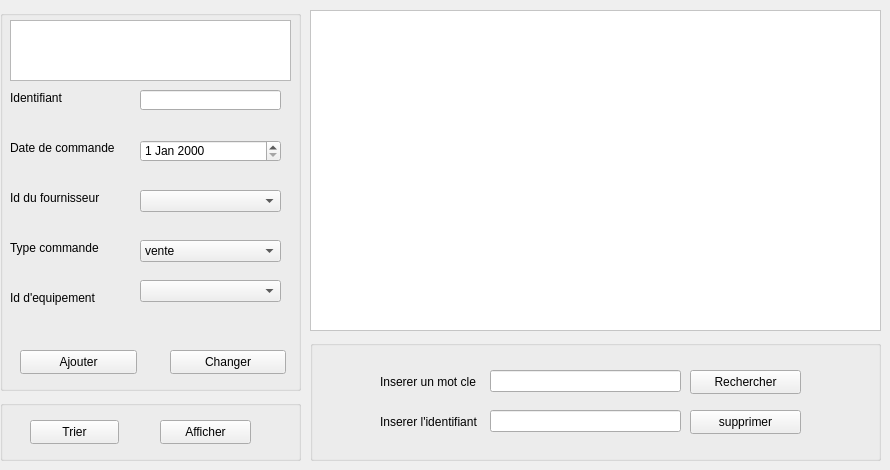
    <widget class="QWidget" name="tab_6">
     <attribute name="title">
      <string>Commande</string>
     </attribute>
     <widget class="QTableView" name="tab_commande">
      <property name="geometry">
       <rect>
        <x>310</x>
        <y>10</y>
        <width>571</width>
        <height>321</height>
       </rect>
      </property>
      <property name="styleSheet">
       <string notr="true">gridline-color: rgb(170, 255, 255);
border-color: rgb(255, 255, 255);
background-color: rgb(255, 255, 255);</string>
      </property>
     </widget>
     <widget class="QGroupBox" name="groupBox_14">
      <property name="geometry">
       <rect>
        <x>0</x>
        <y>400</y>
        <width>301</width>
        <height>61</height>
       </rect>
      </property>
      <property name="title">
       <string/>
      </property>
      <widget class="QPushButton" name="pb_trier_c">
       <property name="geometry">
        <rect>
         <x>30</x>
         <y>20</y>
         <width>89</width>
         <height>24</height>
        </rect>
       </property>
       <property name="text">
        <string>Trier</string>
       </property>
      </widget>
      <widget class="QPushButton" name="pb_afficher_c">
       <property name="geometry">
        <rect>
         <x>160</x>
         <y>20</y>
         <width>91</width>
         <height>24</height>
        </rect>
       </property>
       <property name="text">
        <string>Afficher</string>
       </property>
      </widget>
     </widget>
     <widget class="QGroupBox" name="groupBox_15">
      <property name="geometry">
       <rect>
        <x>0</x>
        <y>10</y>
        <width>301</width>
        <height>381</height>
       </rect>
      </property>
      <property name="title">
       <string/>
      </property>
      <widget class="QLabel" name="label_23">
       <property name="geometry">
        <rect>
         <x>10</x>
         <y>80</y>
         <width>71</width>
         <height>16</height>
        </rect>
       </property>
       <property name="text">
        <string>Identifiant</string>
       </property>
      </widget>
      <widget class="QLineEdit" name="le_id_c">
       <property name="geometry">
        <rect>
         <x>140</x>
         <y>80</y>
         <width>141</width>
         <height>20</height>
        </rect>
       </property>
      </widget>
      <widget class="QPushButton" name="pb_changer_c">
       <property name="geometry">
        <rect>
         <x>170</x>
         <y>340</y>
         <width>116</width>
         <height>24</height>
        </rect>
       </property>
       <property name="text">
        <string>Changer</string>
       </property>
      </widget>
      <widget class="QPushButton" name="pb_ajoute_c">
       <property name="geometry">
        <rect>
         <x>20</x>
         <y>340</y>
         <width>117</width>
         <height>24</height>
        </rect>
       </property>
       <property name="text">
        <string>Ajouter</string>
       </property>
      </widget>
      <widget class="QLabel" name="label_38">
       <property name="geometry">
        <rect>
         <x>10</x>
         <y>230</y>
         <width>101</width>
         <height>16</height>
        </rect>
       </property>
       <property name="text">
        <string>Type commande</string>
       </property>
      </widget>
      <widget class="QLabel" name="label_39">
       <property name="geometry">
        <rect>
         <x>10</x>
         <y>130</y>
         <width>121</width>
         <height>16</height>
        </rect>
       </property>
       <property name="text">
        <string>Date de commande</string>
       </property>
      </widget>
      <widget class="QDateEdit" name="le_date_c">
       <property name="geometry">
        <rect>
         <x>140</x>
         <y>130</y>
         <width>141</width>
         <height>22</height>
        </rect>
       </property>
      </widget>
      <widget class="QTextEdit" name="erreur_c">
       <property name="geometry">
        <rect>
         <x>10</x>
         <y>10</y>
         <width>281</width>
         <height>61</height>
        </rect>
       </property>
       <property name="styleSheet">
        <string notr="true">color: rgb(255, 0, 0);
font: 75 8pt &quot;System&quot;;
border-bottom-color: rgb(66, 199, 199);</string>
       </property>
      </widget>
      <widget class="QLabel" name="label_33">
       <property name="geometry">
        <rect>
         <x>10</x>
         <y>180</y>
         <width>101</width>
         <height>16</height>
        </rect>
       </property>
       <property name="text">
        <string>Id du fournisseur</string>
       </property>
      </widget>
      <widget class="QComboBox" name="le_id_f_c">
       <property name="geometry">
        <rect>
         <x>140</x>
         <y>180</y>
         <width>141</width>
         <height>22</height>
        </rect>
       </property>
      </widget>
      <widget class="QComboBox" name="le_type_c">
       <property name="geometry">
        <rect>
         <x>140</x>
         <y>230</y>
         <width>141</width>
         <height>22</height>
        </rect>
       </property>
       <item>
        <property name="text">
         <string>vente</string>
        </property>
       </item>
       <item>
        <property name="text">
         <string>location</string>
        </property>
       </item>
      </widget>
      <widget class="QComboBox" name="le_id_eq_c">
       <property name="geometry">
        <rect>
         <x>140</x>
         <y>270</y>
         <width>141</width>
         <height>22</height>
        </rect>
       </property>
      </widget>
      <widget class="QLabel" name="label_42">
       <property name="geometry">
        <rect>
         <x>10</x>
         <y>280</y>
         <width>101</width>
         <height>16</height>
        </rect>
       </property>
       <property name="text">
        <string>Id d'equipement</string>
       </property>
      </widget>
     </widget>
     <widget class="QGroupBox" name="groupBox_17">
      <property name="geometry">
       <rect>
        <x>310</x>
        <y>340</y>
        <width>571</width>
        <height>121</height>
       </rect>
      </property>
      <property name="title">
       <string/>
      </property>
      <widget class="QLabel" name="label_40">
       <property name="geometry">
        <rect>
         <x>70</x>
         <y>70</y>
         <width>105</width>
         <height>24</height>
        </rect>
       </property>
       <property name="styleSheet">
        <string notr="true">
font: 10pt &quot;Arial&quot;;</string>
       </property>
       <property name="text">
        <string>Inserer l'identifiant</string>
       </property>
      </widget>
      <widget class="QLineEdit" name="le_id_supp_c">
       <property name="geometry">
        <rect>
         <x>180</x>
         <y>70</y>
         <width>191</width>
         <height>22</height>
        </rect>
       </property>
      </widget>
      <widget class="QPushButton" name="pb_supprimer_c">
       <property name="geometry">
        <rect>
         <x>380</x>
         <y>70</y>
         <width>111</width>
         <height>24</height>
        </rect>
       </property>
       <property name="text">
        <string>supprimer</string>
       </property>
      </widget>
      <widget class="QLineEdit" name="le_id_recherche_c">
       <property name="geometry">
        <rect>
         <x>180</x>
         <y>30</y>
         <width>191</width>
         <height>22</height>
        </rect>
       </property>
      </widget>
      <widget class="QPushButton" name="pb_rechercher_c">
       <property name="geometry">
        <rect>
         <x>380</x>
         <y>30</y>
         <width>111</width>
         <height>24</height>
        </rect>
       </property>
       <property name="text">
        <string>Rechercher</string>
       </property>
      </widget>
      <widget class="QLabel" name="label_41">
       <property name="geometry">
        <rect>
         <x>70</x>
         <y>30</y>
         <width>105</width>
         <height>24</height>
        </rect>
       </property>
       <property name="styleSheet">
        <string notr="true">
font: 10pt &quot;Arial&quot;;</string>
       </property>
       <property name="text">
        <string>Inserer un mot cle</string>
       </property>
      </widget>
     </widget>
    </widget>
